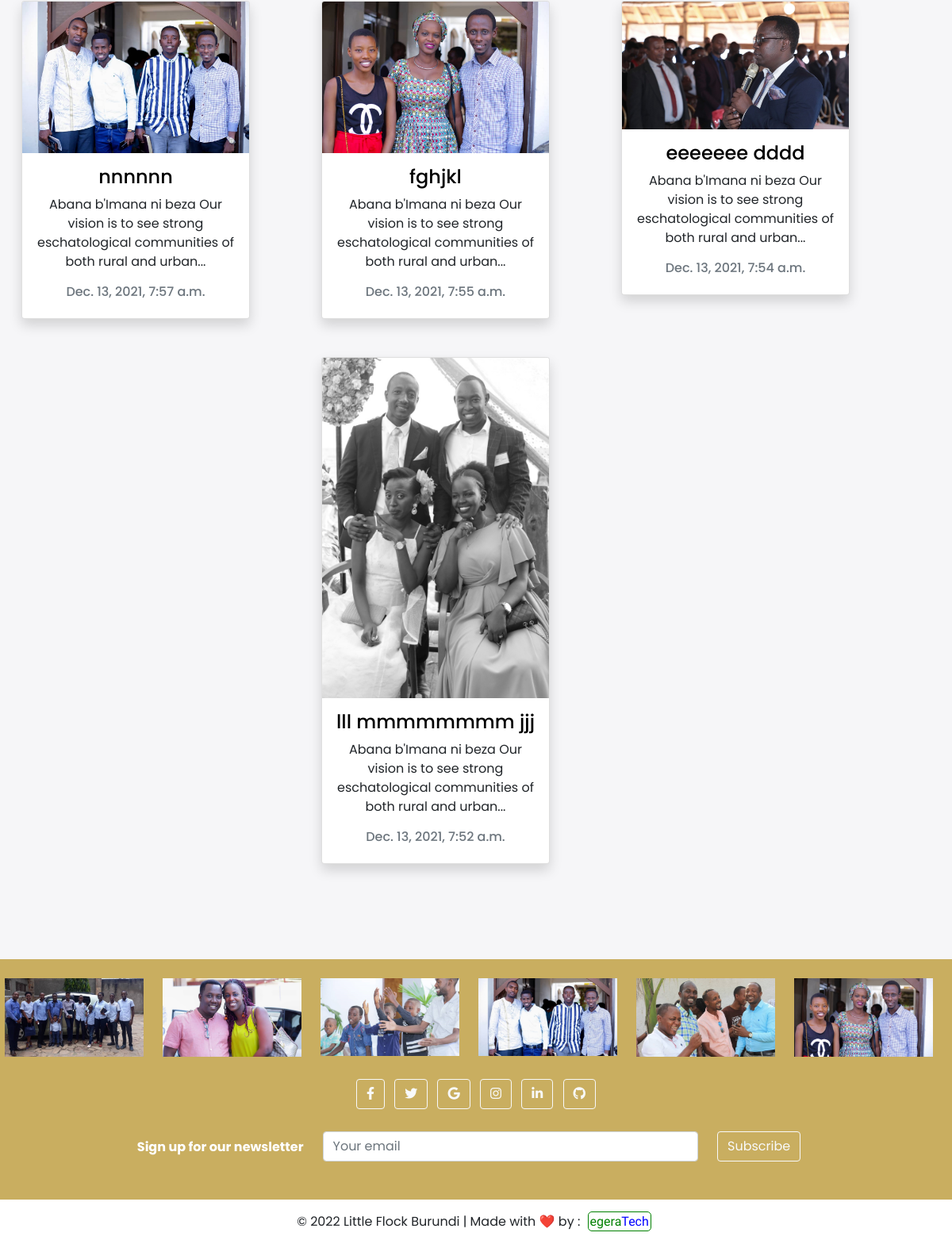
The page /sermons/ (lower part) on the database as committed earlier.
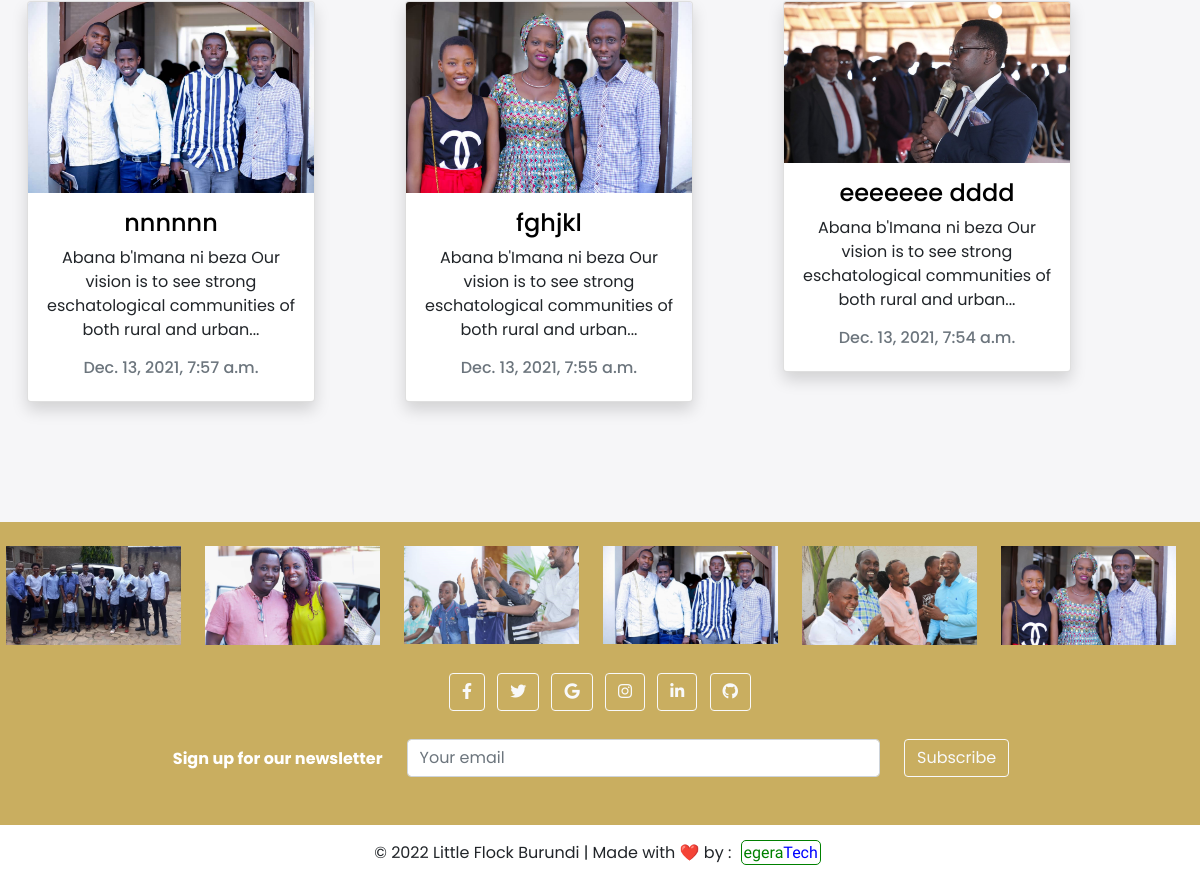
The same page on the database as committed later.
### flock/models.py (models this page shows, shortened)
class Sermon(models.Model):
    title = models.CharField(max_length=101)
    slug = models.SlugField(max_length=150, unique=True)
    date = models.DateTimeField(auto_now_add=True)
    body = models.TextField()
    photo = models.ImageField(upload_to='%Y/%m/%d/', default='default.png', blank=True)
    def snippet(self):
        return self.body[:100] +'...'

### flock/views.py (the view)
# urls.py: re_path(r'sermons/', views.sermon_list, name='sermons'),
def sermon_list(request):
    sermons = Sermon.objects.all().order_by('-date') #sermons variable receives data from db
    upcomingEvents = Event.objects.all().filter(expired = False).order_by('expiration_date')
    return render(request, 'flock/sermon_list.html', {'sermons':sermons, 'upcomingEvents':upcomingEvents}) #'sermons' receives sermons variable and it will be used in templates

### flock/templates/flock/sermon_list.html (shortened to what this page needs)
{% extends 'flock/base_layout.html' %}
{% block content %}
<div class="container">
    <br>
    <br>
    <div class="row justify-content-center">
      <br>
      <div class="row justify-content-center">
        {% for sermon in sermons %}
            <div class="col-md-4 ">
                <br>
                <div class="card shadow" style="width: 18rem; ">
                    <div class="inner"><img class="card-img-top" style="max-width: 100%; height: auto;" src="{{ sermon.photo.url }}">
                    </div>
                    <div class="card-body text-center">
                        <h4 class="card-title"><a href="{% url 'flock:sermon_detail' slug=sermon.slug %}">{{sermon.title}}</a></h4>
                        <p class="card-text">{{ sermon.snippet}}</a></p>
                        <h6 class="text-muted">{{ sermon.date}}</h6>
                    </div>
                </div>
                <br>
            </div>
        {% endfor %}
        </div>
    </div>
</div>
    <br>
    <br>
    <br>
    <br>
{% endblock %}

Rows that differ between the two databases and show on the page:
removed Sermon: photo (picture), title "lll mmmmmmmm jjj", snippet "Abana b'Imana ni beza Our vision is to see strong eschatological communities of both rural and urban...", date "Dec. 13, 2021, 7:52 a.m."
